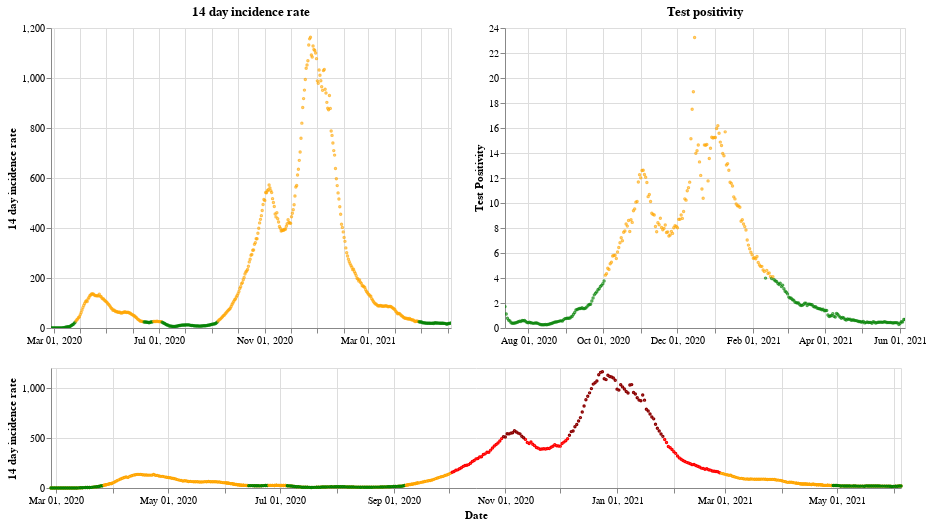

Notebook cell for this chart:
### Markdown cell above
## Wales

### Code cell
plot_traffic_light('Wales')

### Figure 1 — Vega-Lite specification as saved in the notebook (floating-point values rounded to 4 significant figures; data arrays with more than 128 entries replaced by an {"elided": "..."} marker saying what was removed)
{"config": {"view": {"continuousWidth": 400, "continuousHeight": 300}}, "vconcat": [{"hconcat": [{"mark": {"type": "point", "size": 2}, "encoding": {"color": {"condition": {"value": "green", "test": "(datum.twoWeeklyCasesRate <= 25)"}, "value": "orange"}, "tooltip": [{"type": "nominal", "field": "areaName"}, {"type": "temporal", "field": "date"}, {"type": "quantitative", "field": "twoWeeklyCasesRate"}, {"type": "quantitative", "field": "testPositivity"}], "x": {"type": "temporal", "axis": {"title": ""}, "field": "date", "scale": {"domain": {"selection": "DateBrush"}}, "timeUnit": "yearmonthdate"}, "y": {"type": "quantitative", "axis": {"title": "14 day incidence rate"}, "field": "twoWeeklyCasesRate"}}, "title": "14 day incidence rate", "width": 400}, {"mark": {"type": "point", "size": 2}, "encoding": {"color": {"condition": {"value": "green", "test": "(datum.testPositivity <= 4)"}, "value": "orange"}, "tooltip": [{"type": "nominal", "field": "areaName"}, {"type": "temporal", "field": "date"}, {"type": "quantitative", "field": "twoWeeklyCasesRate"}, {"type": "quantitative", "field": "testPositivity"}], "x": {"type": "temporal", "axis": {"title": ""}, "field": "date", "scale": {"domain": {"selection": "DateBrush"}}, "timeUnit": "yearmonthdate"}, "y": {"type": "quantitative", "axis": {"title": "Test Positivity"}, "field": "testPositivity"}}, "title": "Test positivity", "width": 400}]}, {"layer": [{"mark": {"type": "point", "size": 2}, "encoding": {"color": {"condition": {"value": "orange", "test": "((50 && datum.twoWeeklyCasesRate) < 150)"}, "value": "red"}, "opacity": {"condition": {"value": 1, "test": "((50 && datum.twoWeeklyCasesRate) < 500)"}, "value": 0}, "tooltip": [{"type": "nominal", "field": "areaName"}, {"type": "temporal", "field": "date"}, {"type": "quantitative", "field": "twoWeeklyCasesRate"}, {"type": "quantitative", "field": "testPositivity"}], "x": {"type": "temporal", "axis": {"title": "Date"}, "field": "date", "timeUnit": "yearmonthdate"}, "y": {"type": "quantitative", "axis": {"title": "14 day incidence rate"}, "field": "twoWeeklyCasesRate"}}, "selection": {"DateBrush": {"type": "interval", "encodings": ["x"], "fields": ["Time"]}}, "width": 850}, {"mark": {"type": "point", "size": 2}, "encoding": {"color": {"value": "darkred"}, "opacity": {"condition": {"value": 1, "test": "(datum.twoWeeklyCasesRate >= 500)"}, "value": 0}, "tooltip": [{"type": "nominal", "field": "areaName"}, {"type": "temporal", "field": "date"}, {"type": "quantitative", "field": "twoWeeklyCasesRate"}, {"type": "quantitative", "field": "testPositivity"}], "x": {"type": "temporal", "axis": {"title": "Date"}, "field": "date", "timeUnit": "yearmonthdate"}, "y": {"type": "quantitative", "axis": {"title": "14 day incidence rate"}, "field": "twoWeeklyCasesRate"}}, "width": 400}, {"mark": {"type": "point", "size": 2}, "encoding": {"color": {"condition": {"value": "green", "test": "((4 && datum.twoWeeklyCasesRate) < 25)"}, "value": "orange"}, "opacity": {"condition": {"value": 1, "test": "(datum.twoWeeklyCasesRate < 50)"}, "value": 0}, "tooltip": [{"type": "nominal", "field": "areaName"}, {"type": "temporal", "field": "date"}, {"type": "quantitative", "field": "twoWeeklyCasesRate"}, {"type": "quantitative", "field": "testPositivity"}], "x": {"type": "temporal", "axis": {"title": "Date"}, "field": "date", "timeUnit": "yearmonthdate"}, "y": {"type": "quantitative", "axis": {"title": "14 day incidence rate"}, "field": "twoWeeklyCasesRate"}}, "width": 400}], "height": 120, "width": 800}], "data": {"name": "data-238c78fab5badd656bdaf8d2dac2729c"}, "$schema": "https://vega.github.io/schema/vega-lite/v4.8.1.json", "datasets": {"data-238c78fab5badd656bdaf8d2dac2729c": {"elided": "465 records"}}}
